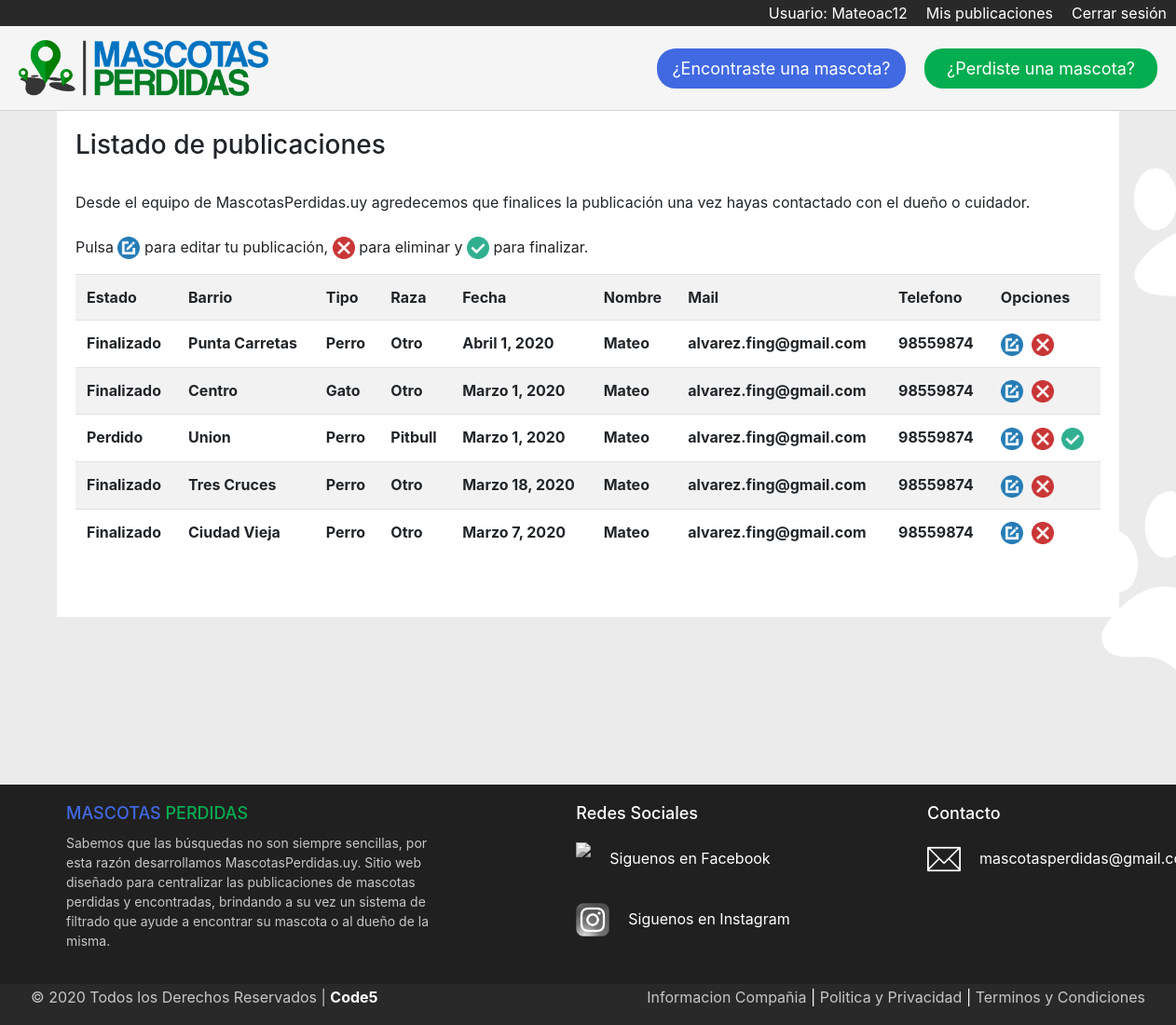
Before: /listado_publicaciones/ (signed in) with the older database file.
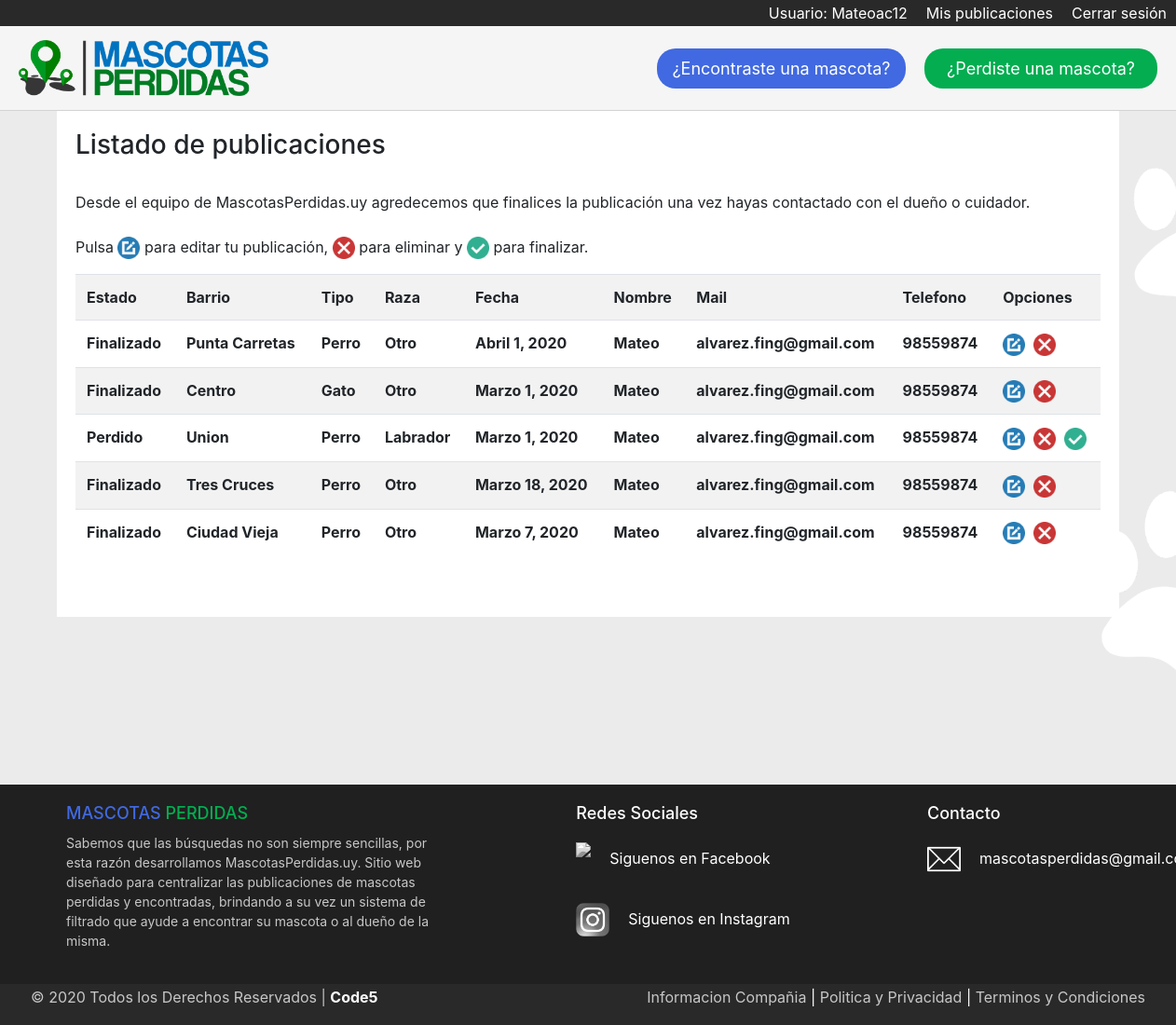
After: the same page with the newer database file.
### Mascotas/models.py (models this page shows)
class MascotaPerdida(models.Model):
    estado = models.CharField(max_length=40)
    imagen = models.ImageField(null=True, blank=True)  # <---- NO SACAR EL NULL NI EL BLANK QUE SE ROMPE LA BBDD
    barrio = models.ForeignKey(Barrio, on_delete=models.CASCADE)
    tipo = models.ForeignKey(Tipo, on_delete=models.CASCADE)
    raza = models.ForeignKey(Raza, on_delete=models.CASCADE)
    fecha = models.DateField()
    nombre = models.CharField(max_length=40)
    mail = models.EmailField()
    telefono = models.IntegerField()
    descripcion = models.TextField()

class Barrio(models.Model):
    lugar = models.CharField(max_length=40)  # <---- Para indicar el barrio donde se perdio
    def __str__(self):
        return self.lugar

class Tipo(models.Model):
    especie = models.CharField(max_length=40)  # <---- Para indicar si es perro, gato, etc.
    def __str__(self):
        return self.especie

class Raza(models.Model):
    tipo = models.CharField(max_length=40)  # <---- Para indicar la raza del animal
    def __str__(self):
        return self.tipo

### Mascotasperdidas/views.py (the view)
# urls.py: path('listado_publicaciones/', Listado_publicaciones, name='listado_publicaciones'),
@login_required
def Listado_publicaciones(request):
    listado = MascotaPerdida.objects.order_by('-id')
    data = {
        'listado': listado
    }
    return render(request, 'listado_publicaciones.html', data)

### Mascotasperdidas/templates/listado_publicaciones.html (shortened to what this page needs)
{% extends 'base.html' %}
{% load static %}
{% block contenido %}
{% if user.is_authenticated %}
    <h3>Listado de publicaciones</h3>
    <p><br>
    Desde el equipo de MascotasPerdidas.uy agredecemos que finalices la publicación una vez hayas contactado con el dueño o cuidador.<br><br>
    Pulsa
    <img src="{% static 'img/edit.png' %}" alt="Editar" height="24px" > para editar tu publicación,
    <img src="{% static 'img/delete.png' %}" alt="Eliminar" height="24px" > para eliminar y
    <img src="{% static 'img/finalizar.png' %}" alt="Finalizar" height="24px"> para finalizar.
    </p>
    <table class="table table-striped">
        <tr>
            <th>Estado</th>
            <th>Barrio</th>
            <th>Tipo</th>
            <th>Raza</th>
            <th>Fecha</th>
            <th>Nombre</th>
            <th>Mail</th>
            <th>Telefono</th>
            <th>Opciones</th>
        </tr>
        {% for l in listado %}
            {% if user.email == l.mail %}
                <tr>
                    <th>{{ l.estado|title }}</th>
                    <th>{{ l.barrio|title }}</th>
                    <th>{{ l.tipo|title }}</th>
                    <th>{{ l.raza|title }}</th>
                    <th>{{ l.fecha }}</th>
                    <th>{{ l.nombre }}</th>
                    <th>{{ l.mail }}</th>
                    <th>{{ l.telefono }}</th>
                    <th>
                        <a href="{% url 'modificar_publicaciones' l.id %}"><img src="{% static 'img/edit.png' %}" alt="Editar" height="24px" style="padding-right: 5px;"></a>
                        <a href="#" onclick="ConfirmarEliminacion({{l.id}})"><img src="{% static 'img/delete.png' %}" alt="Eliminar" height="24px" style="padding-right: 5px;"></a>
                        {% if l.estado != 'FINALIZADO' %}
                            <a href="#" onclick="Finalizar({{l.id}})"><img src="{% static 'img/finalizar.png' %}" alt="Finalizar" height="24px"></a>
                        {% endif %}
                    </th>
                </tr>
            {% endif %}
        {% endfor %}
    </table>
{% else %}
    <h3>Debe iniciar sesión para ver el listado</h3>
{% endif %}
{% endblock %}

### Mascotasperdidas/templates/base.html (shortened to what this page needs)
{% load static %}
<!DOCTYPE html>
<html lang="es">
<head>
    <link rel="stylesheet" href="https://stackpath.bootstrapcdn.com/bootstrap/4.4.1/css/bootstrap.min.css">
    <link rel="stylesheet" href="{% static 'css/style.css' %}">
</head>
<body>
    <div id="login_logout">
        {% if user.is_authenticated %}
            <a href="{% url 'logout' %}">Cerrar sesión</a>
            <a href="{% url 'listado_publicaciones' %}">Mis publicaciones</a>
            <a href="#">Usuario: {{ user.username }}</a>
        {% else %}
            <a href="{% url 'registro_usuario' %}">Registrarse</a>
            <a href="{% url 'login' %}">Iniciar sesión</a>
        {% endif %}
    </div>
    <header id="header_principal">
        <figure id="logotipo">
            <a href="{% url 'home' %}">
                <img src="{% static 'img/Logo.png' %} "alt="logo" height="60px">
            </a>
        </figure>
        <div id="encontrado_perdido">
            <a href="{% url 'nuevo_ingreso_encontrado' %}" id="boton_encontrada">¿Encontraste una mascota?</a>
            <a href="{% url 'nuevo_ingreso_perdido' %}" id="boton_perdida">¿Perdiste una mascota?</a>
        </div>
    </header>
    <section class="container">
        {% block contenido %}
        {% endblock %}
    </section>
    <footer>
        <div class="footer_principal">
             <div class="footer_alto">
                 <div class="columna_uno">
                     <h4><span style="color: royalblue;">MASCOTAS</span> <span style="color: rgb(3, 173, 80);">PERDIDAS</span></h4>
                     <p class="copyright">
                        Sabemos que las búsquedas no son siempre sencillas, por esta razón desarrollamos
                        MascotasPerdidas.uy. Sitio web diseñado para centralizar las publicaciones de mascotas
                        perdidas y encontradas, brindando a su vez un sistema de filtrado que ayude a encontrar su
                        mascota o al dueño de la misma.
                        </p>
                 </div>
                 <div class="columna_dos">
                     <h4>Redes Sociales</h4>
                     <div class="contacto_redsocial">
                        <img src="{% static 'img/facebook.png' %}" height="36px" class="color-redsocial">
                        <p><a href="https://www.facebook.com" target="_blank">Siguenos en Facebook</a></p>
                     </div>
                     <div class="contacto_redsocial">
                        <img src="{% static 'img/instagram.png' %}" height="36px" class="color-redsocial">
                        <p><a href="https://www.instagram.com" target="_blank">Siguenos en Instagram</a></p>
                     </div>
                 </div>
                 <div class="columna_tres">
                     <h4>Contacto</h4>
                     <div class="contenido_columna_tres">
                        <img src="{% static 'img/contact.png' %}">
                        <p><a href="mailto:mascotasperdida@gmail.com " target="_blank">mascotasperdidas@gmail.com</a></p>
                     </div>
                 </div>
             </div>
         </div>
         <div class="footer_bajo">
                <div class="derechos_info">
                     <div>
                        <p class="copyright">© 2020 Todos los Derechos Reservados | <a href="">Code5</a></p>
                     </div>
                     <div class="informacion">
                         <a href="#">Informacion Compañia</a> | <a href="#">Politica y Privacidad</a> | <a href="#">Terminos y Condiciones</a>
                     </div>
                 </div>
             </div>
     </footer>
</body>
</html>

### Mascotasperdidas/static/css/style.css (style rules this page uses)
body { background: url('/static/img/background.png') no-repeat center center fixed; background-size: cover; min-height: 100vh; }
#login_logout { background-color: rgb(41, 41, 41); overflow: hidden; }
#login_logout > a { display: inline-block; padding: 2px 10px 0px 10px; color: white; text-decoration: none; border-bottom: rgb(41, 41, 41) 2px solid; float: right; }
#header_principal { padding: 15px 20px; background-color: whitesmoke; border-bottom: lightgray 1px solid; overflow: hidden; position: sticky; top: 0; z-index: 1; }
#logotipo { margin: 0; float: left; }
#encontrado_perdido { display: inline-block; float: right; position: relative; top: 9px; }
#boton_encontrada { display: inline-block; padding: 8px 16px; text-decoration: none; color: white; font-size: 18px; border-radius: 20px; min-width: 250px; text-align: center; background-color: royalblue; margin-right: 16px; }
#boton_perdida { display: inline-block; padding: 8px 16px; text-decoration: none; color: white; font-size: 18px; border-radius: 20px; min-width: 250px; text-align: center; background-color: rgb(3, 173, 80); }
.container { background-color: white; padding: 20px 20px 50px 20px; border: lightgrey 1px; }
footer { width: 100%; background: #202020; color: white; }
.footer_principal { width: 100%; max-width: 1200px; margin: auto; margin-top: 180px; padding: 20px 40px; }
.footer_alto { display: flex; justify-content: space-between; }
.columna_uno { max-width: 400px; }
.columna_uno h4 { font-size: 18px; }
.columna_uno p { font-size: 14px; color: #C7C7C7; margin-top: 10px; }
.columna_dos { max-width: 400px; }
.columna_dos h4 { font-size: 18px; }
.contacto_redsocial { margin-top: 20px; display: flex; filter: grayscale(1); }
.contacto_redsocial > p > a { color: white; text-decoration: none; }
.contacto_redsocial p { margin-top: 5px; margin-left: 20px; }
.columna_tres { max-width: 400px; }
.columna_tres h4 { font-size: 18px; }
.contenido_columna_tres { margin-top: 20px; display: flex; }
.contenido_columna_tres > p > a { color: white; }
.contenido_columna_tres img { width: 36px; height: 36px; }
.contenido_columna_tres p { margin-top: 5px; margin-left: 20px; max-width: 140px; }
.footer_bajo { width: 100%; background: rgb(41, 41, 41); }
.derechos_info { max-width: 1200px; margin: auto; display: flex; justify-content: space-between; padding: 2px; }
.copyright { color: #C7C7C7; }
.copyright a { text-decoration: none; color: white; font-weight: bold; }
.informacion a { text-decoration: none; color: #C7C7C7; }

Changed rows visible on the page:
changed MascotaPerdida "Perdido": raza "Pitbull" → "Labrador"
